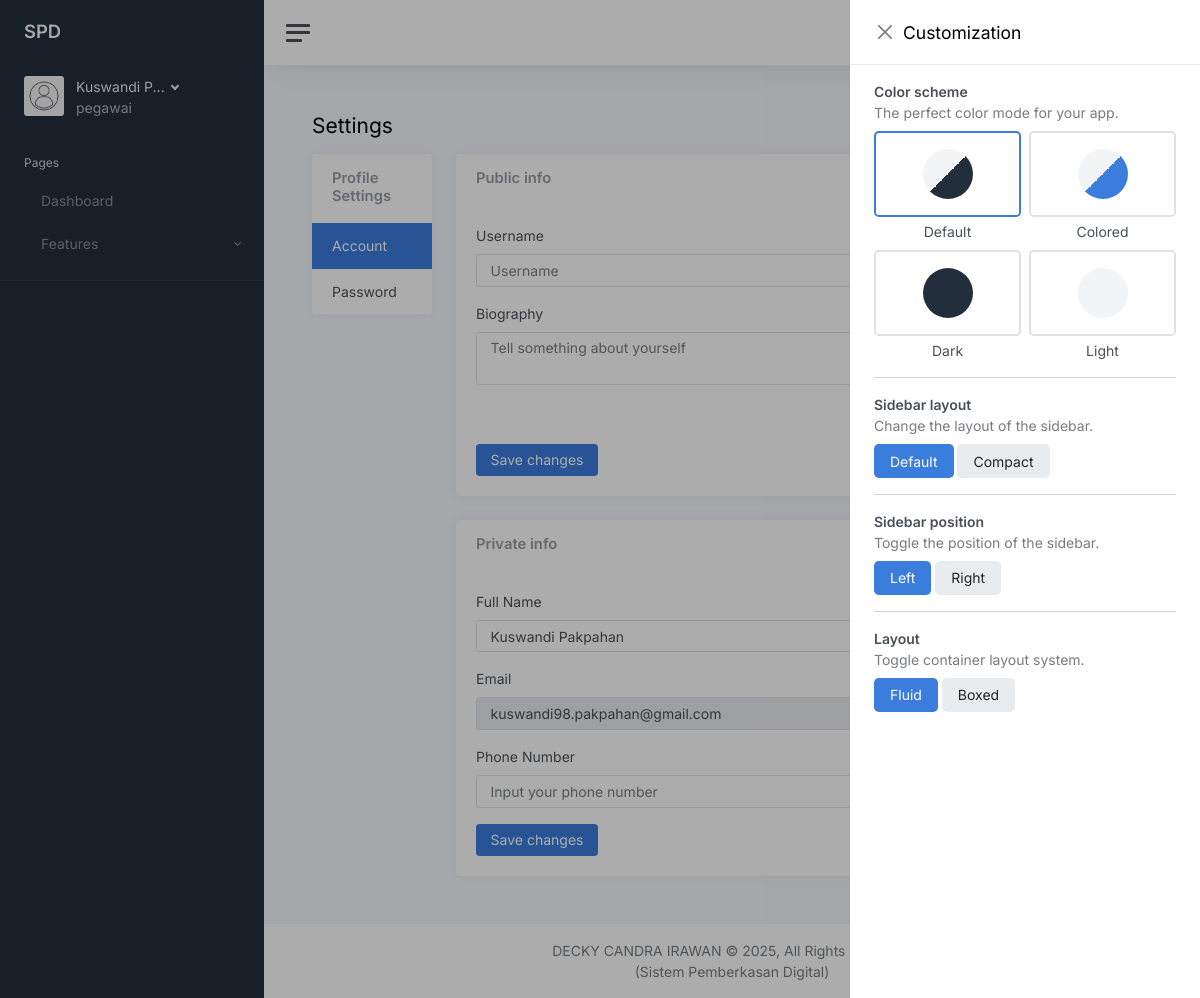
/settings (signed in), run on an earlier commit of the app's database.
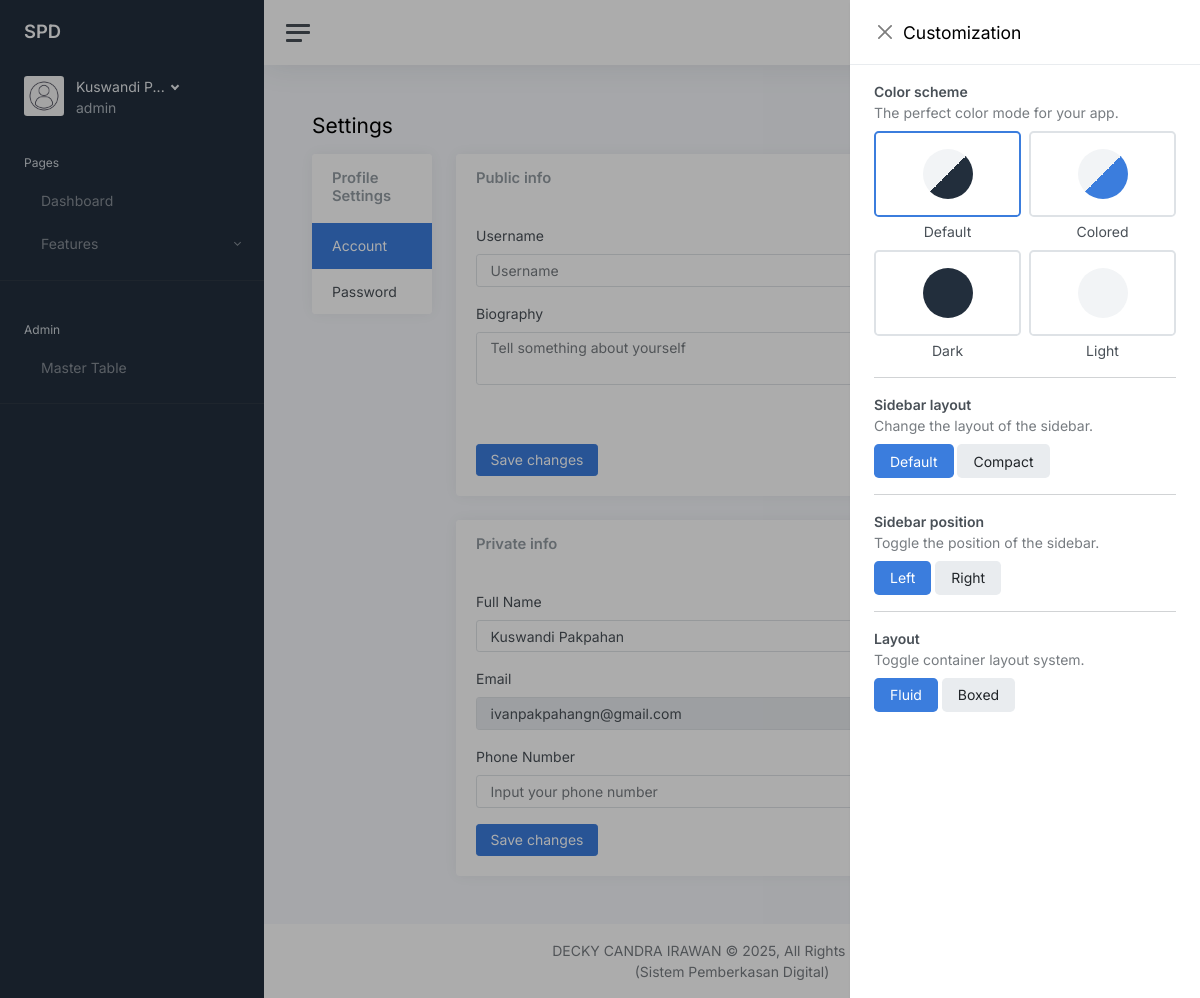
And on a later commit of the database.
### tables this page shows
CREATE TABLE users (
                    id INTEGER PRIMARY KEY AUTOINCREMENT,
                    username TEXT,
                    password_hash TEXT NOT NULL,
                    name TEXT,
                    phone_number TEXT,
                    email TEXT UNIQUE NOT NULL,
                    biography TEXT,
                    role TEXT NOT NULL,
                    profile_pict TEXT,
                    reset_token TEXT,
                    reset_token_time TIMESTAMP,
                    remember TEXT,
                    created_at TIMESTAMP DEFAULT CURRENT_TIMESTAMP,
                    updated_at TIMESTAMP       
                );

### controllers/views.py (the view)
@views_blueprint.route('/settings', methods=['GET', 'POST'])
@login_required
def settings():
    if request.method == 'GET':
        session['csrf_token'] = secrets.token_hex(16)
    return render_template('profile_settings.html', current_user=current_user, csrf_token=session['csrf_token'])

### app.py (called while the page is built)
@login_manager.user_loader
def load_user(user_id):
    with get_db() as db:
        user = db.execute('SELECT * FROM users WHERE id = ?', (user_id,)).fetchone()
        return User({key: user[key] for key in user.keys()}) if user else None

@app.template_filter('truncate_word')
def truncate_word(s, length=10):
    return s[:length] + '...' if len(s) > length else s

### controllers/helpers/database.py (called while the page is built)
def get_db():
    conn = sqlite3.connect(DATABASE)
    conn.row_factory = sqlite3.Row
    return conn

### templates/profile_settings.html (shortened to what the changed rows need)
{% include "partials/main_head.html" %} {% include "partials/alert.html" %}
<main class="content">
    <div class="container-fluid p-0">
        <h1 class="h3 mb-3">Settings</h1>
        <div class="row">
            <div class="col-md-9 col-xl-10">
                <div class="tab-content">
                    <div class="tab-pane fade show active" id="account" role="tabpanel">
                        <div class="card">
                            <div class="card-body">
                                <form method="post" action="{{url_for('settings_profile.update_private_info')}}">
                                    <div class="mb-3">
                                        <label class="form-label" for="inputFullName">
                                            Full Name
                                        </label
                      >
                                        <input
                                            name="name"
                                            type="text"
                                            class="form-control"
                                            id="inputFulltName"
                                            placeholder="Full name"
                                            value="{{current_user.name or ''}}"
                                        >
                                    </div>
                                    <div class="mb-3">
                                        <label class="form-label" for="inputEmail4">Email</label>
                                        <input
                                            type="email"
                                            class="form-control"
                                            id="inputEmail4"
                                            placeholder="Email"
                                            name="email"
                                            value="{{current_user.email}}"
                                            disabled
                                        >
                                    </div>
                                </form>
                            </div>
                        </div>
                    </div>
                </div>
            </div>
        </div>
    </div>
</main>
{% include "partials/main_foot.html" %}

### templates/partials/sidebar.html (shortened to what this page needs)
<nav id="sidebar" class="sidebar js-sidebar">
  <div class="sidebar-content js-simplebar">
    <a class="sidebar-brand" href="#">
      <span class="sidebar-brand-text align-middle"> SPD</span>
    </a>
    <div class="sidebar-user">
      <div class="d-flex justify-content-center">
        <div class="flex-shrink-0">
          <img
            class="avatar img-fluid rounded me-1"
            src="{{url_for('static', filename='uploads/avatars/'+(current_user.profile_pict or 'default.jpg'))}}"
            alt="Profile Picture"
          />
        </div>
        <div class="flex-grow-1 ps-2">
          <a
            class="sidebar-user-title dropdown-toggle"
            href="#"
            data-bs-toggle="dropdown"
          >
            {{current_user.name|truncate_word}}
          </a>
          <div class="sidebar-user-subtitle">{{current_user.role}}</div>
        </div>
      </div>
    </div>
    <ul class="sidebar-nav">
      <li class="sidebar-header">Pages</li>
      <li
        class="sidebar-item {{ 'active' if page_title == 'Dashboard' else '' }}"
      >
        <a class="sidebar-link" href="{{url_for('views.dashboard')}}">
          <span class="align-middle">Dashboard</span>
        </a>
      </li>
      <li
        class="sidebar-item {{ 'active' if page_title == 'Features' else '' }}"
      >
        <a
          data-bs-target="#pages"
          data-bs-toggle="collapse"
          class="sidebar-link collapsed"
        >
          <span class="align-middle">Features</span>
        </a>
      </li>
      <hr />
      {% if current_user.role == 'admin' %}
      <li class="sidebar-header">Admin</li>
      <li
        class="sidebar-item {{ 'active' if page_title == 'Master Admin' else '' }}"
      >
        <a class="sidebar-link" href="/master_admin">
          <span class="align-middle">Master Table</span>
        </a>
      </li>
      <hr />
      {% endif %}
      <li class="sidebar-item">
        <div id="google_translate_element" class="sidebar-link"></div>
      </li>
    </ul>
  </div>
</nav>

What changed in the data, as far as the page shows it:
changed users "Kuswandi Pakpahan": role "pegawai" → "admin"; email "kuswandi98.pakpahan@gmail.com" → "ivanpakpahangn@gmail.com"
Also different on the page:
text now shown: "Admin Master Table"
